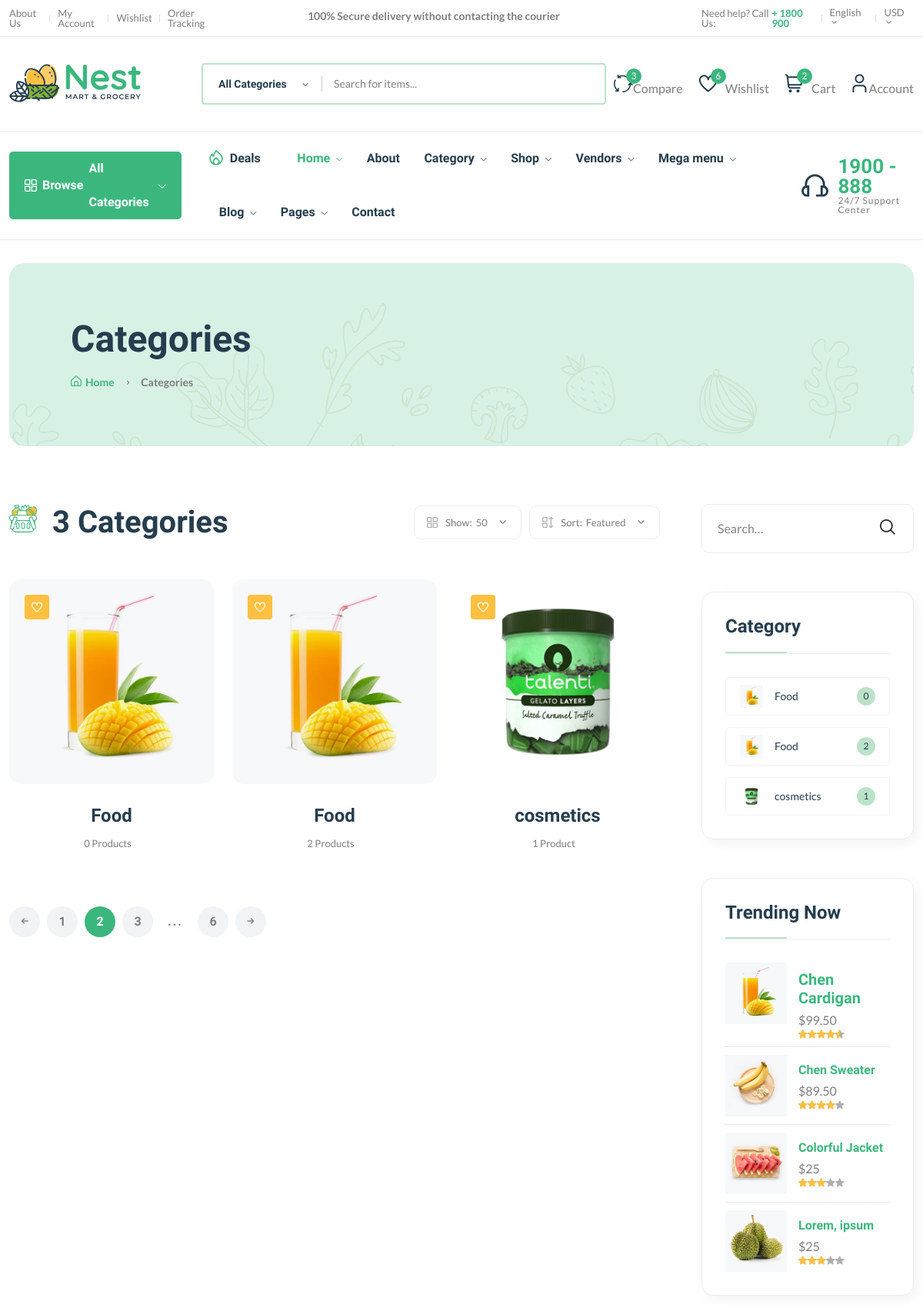
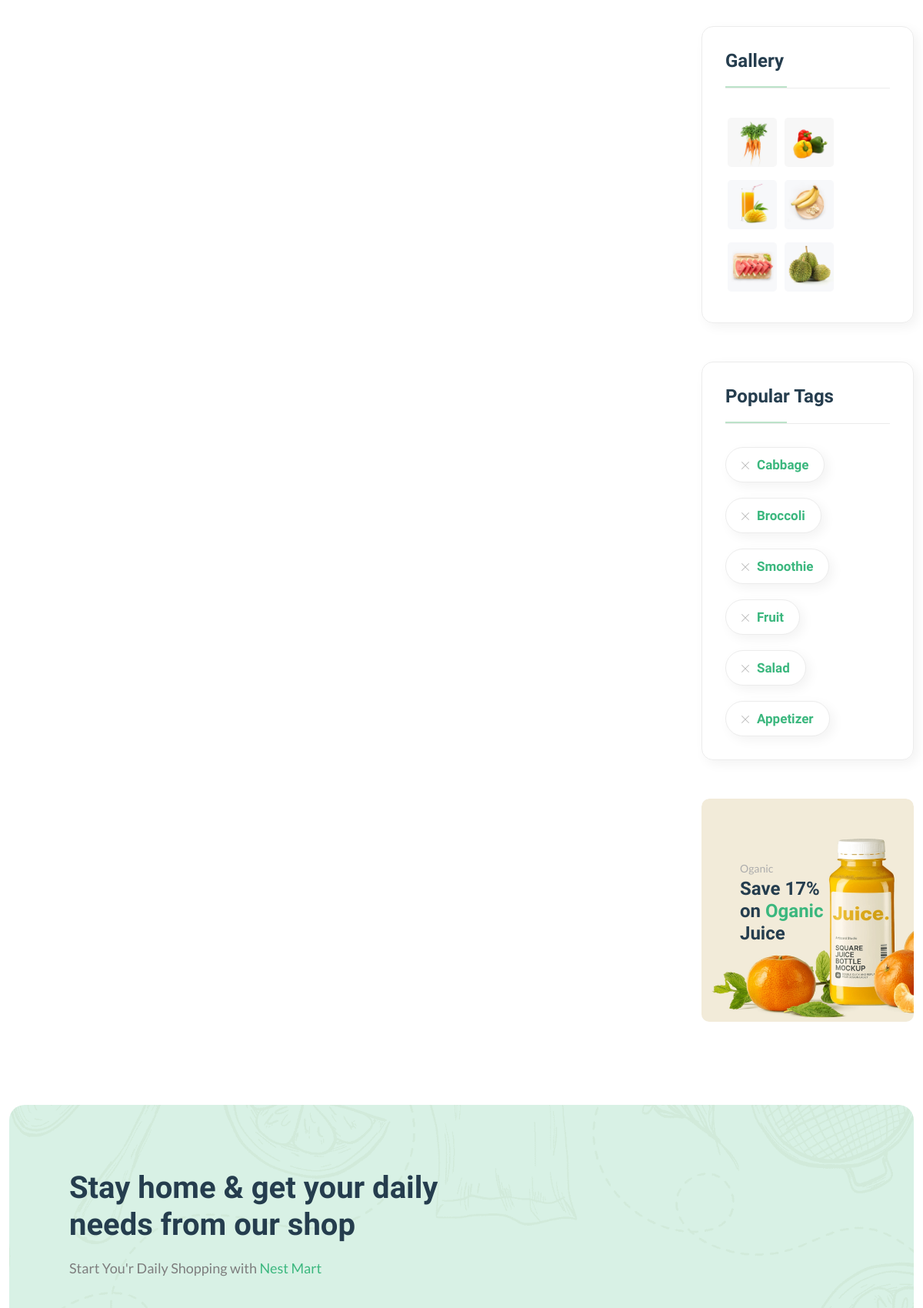
The page /category/ (upper part) on the database its author committed (2 pictures, top to bottom).
### core/models.py (models this page shows, shortened)
class Category(models.Model):
    cid = ShortUUIDField(unique=True,length=10,max_length=20,prefix="cat",alphabet="abcdefgh12345")
    title = models.CharField(max_length=100, default="Food")
    image= models.ImageField(upload_to="category", default="category.jpg")
    class Meta:
        verbose_name_plural = "Categories"

### core/views.py (the view)
# urls.py: path('category/', views.category_list_view, name='category-list'),
def category_list_view(request):
    categories = Category.objects.all()
    context = {
        "categories":categories
    }
    template = loader.get_template("category-list.html")
    return HttpResponse(template.render(context,request))

### core/context_processor.py (called while the page is built)
def default(request):
    categories = Category.objects.all()
    return{
        "categories":categories,
    }

### core/templates/category-list.html (shortened to what this page needs)
{% extends 'partials/base.html' %}
{% load static %}
{% block content  %}
<main class="main">
    <div class="page-header mt-30 mb-75">
        <div class="container">
            <div class="archive-header">
                <div class="row align-items-center">
                    <div class="col-xl-3">
                        <h1 class="mb-15">Categories</h1>
                        <div class="breadcrumb">
                            <a href="index.html" rel="nofollow"><i class="fi-rs-home mr-5"></i>Home</a>
                            <span></span> Categories
                        </div>
                    </div>
                </div>
            </div>
        </div>
    </div>
    <div class="page-content mb-50">
        <div class="container">
            <div class="row">
                <div class="col-lg-9">
                    <div class="shop-product-fillter mb-50 pr-30">
                        <div class="totall-product">
                            <h2>
                                <img class="w-36px mr-10" src="{% static 'assets/imgs/theme/icons/category-1.svg' %}" alt="" />
                                {{categories.count}} Categories
                            </h2>
                        </div>
                        <div class="sort-by-product-area">
                            <div class="sort-by-cover mr-10">
                                <div class="sort-by-product-wrap">
                                    <div class="sort-by">
                                        <span><i class="fi-rs-apps"></i>Show:</span>
                                    </div>
                                    <div class="sort-by-dropdown-wrap">
                                        <span> 50 <i class="fi-rs-angle-small-down"></i></span>
                                    </div>
                                </div>
                            </div>
                            <div class="sort-by-cover">
                                <div class="sort-by-product-wrap">
                                    <div class="sort-by">
                                        <span><i class="fi-rs-apps-sort"></i>Sort:</span>
                                    </div>
                                    <div class="sort-by-dropdown-wrap">
                                        <span>Featured <i class="fi-rs-angle-small-down"></i></span>
                                    </div>
                                </div>
                            </div>
                        </div>
                    </div>
                    <div class="loop-grid pr-30">
                        <div class="row">
                            {% for category in categories %}
                            <article class="col-xl-4 col-lg-6 col-md-6 text-center hover-up mb-30 animated">
                                <div class="post-thumb">
                                    <a href="http://127.0.0.1:8000/category/{{category.cid}}">
                                        <img class="border-radius-15" src="{{category.image.url}}" alt="" />
                                    </a>
                                    <div class="entry-meta">
                                        <a class="entry-meta meta-2" href="blog-category-grid.html"><i class="fi-rs-heart"></i></a>
                                    </div>
                                </div>
                                <div class="entry-content-2">
                                    <h4 class="post-title mb-15">
                                        <a href="http://127.0.0.1:8000/category/{{category.cid}}">{{category.title}}</a>
                                    </h4>
                                    <div class="entry-meta font-xs color-grey mt-10 pb-10">
                                        <div>
                                            <span class="hit-count mr-10">{{category.category.count}} Product{{category.category.count|pluralize}}</span>
                                        </div>
                                    </div>
                                </div>
                            </article>
                            {% endfor %}
                        </div>
                    </div>
                    <div class="pagination-area mt-15 mb-sm-5 mb-lg-0">
                        <nav aria-label="Page navigation example">
                            <ul class="pagination justify-content-start">
                                <li class="page-item">
                                    <a class="page-link" href="#"><i class="fi-rs-arrow-small-left"></i></a>
                                </li>
                                <li class="page-item"><a class="page-link" href="#">1</a></li>
                                <li class="page-item active"><a class="page-link" href="#">2</a></li>
                                <li class="page-item"><a class="page-link" href="#">3</a></li>
                                <li class="page-item"><a class="page-link dot" href="#">...</a></li>
                                <li class="page-item"><a class="page-link" href="#">6</a></li>
                                <li class="page-item">
                                    <a class="page-link" href="#"><i class="fi-rs-arrow-small-right"></i></a>
                                </li>
                            </ul>
                        </nav>
                    </div>
                </div>
                <div class="col-lg-3 primary-sidebar sticky-sidebar">
                    <div class="widget-area">
                        <div class="sidebar-widget-2 widget_search mb-50">
                            <div class="search-form">
                                <form action="#">
                                    <input type="text" placeholder="Search…" />
                                    <button type="submit"><i class="fi-rs-search"></i></button>
                                </form>
                            </div>
                        </div>
                        <div class="sidebar-widget widget-category-2 mb-50">
                            <h5 class="section-title style-1 mb-30">Category</h5>
                            <ul>
                                {% for category in categories  %}
                                <li>
                                    <a href="shop-grid-right.html"> <img src="{{category.image.url}}" alt="" />{{category.title}}</a><span class="count">{{category.category.count}}</span>
                                </li>
                                {% endfor %}
                            </ul>
                        </div>
                        <div class="sidebar-widget product-sidebar mb-50 p-30 bg-grey border-radius-10">
                            <h5 class="section-title style-1 mb-30">Trending Now</h5>
                            <div class="single-post clearfix">
                                <div class="image">
                                    <img src="{% static 'assets/imgs/shop/thumbnail-3.jpg' %}" alt="#" />
                                </div>
                                <div class="content pt-10">
                                    <h5><a href="shop-product-detail.html">Chen Cardigan</a></h5>
                                    <p class="price mb-0 mt-5">$99.50</p>
                                    <div class="product-rate">
                                        <div class="product-rating" style="width: 90%"></div>
                                    </div>
                                </div>
                            </div>
                            <div class="single-post clearfix">
                                <div class="image">
                                    <img src="{% static 'assets/imgs/shop/thumbnail-4.jpg' %}" alt="#" />
                                </div>
                                <div class="content pt-10">
                                    <h6><a href="shop-product-detail.html">Chen Sweater</a></h6>
                                    <p class="price mb-0 mt-5">$89.50</p>
                                    <div class="product-rate">
                                        <div class="product-rating" style="width: 80%"></div>
                                    </div>
                                </div>
                            </div>
                            <div class="single-post clearfix">
                                <div class="image">
                                    <img src="{% static 'assets/imgs/shop/thumbnail-5.jpg' %}" alt="#" />
                                </div>
                                <div class="content pt-10">
                                    <h6><a href="shop-product-detail.html">Colorful Jacket</a></h6>
                                    <p class="price mb-0 mt-5">$25</p>
                                    <div class="product-rate">
                                        <div class="product-rating" style="width: 60%"></div>
                                    </div>
                                </div>
                            </div>
                            <div class="single-post clearfix">
                                <div class="image">
                                    <img src="{% static 'assets/imgs/shop/thumbnail-6.jpg' %}" alt="#" />
                                </div>
                                <div class="content pt-10">
                                    <h6><a href="shop-product-detail.html">Lorem, ipsum</a></h6>
                                    <p class="price mb-0 mt-5">$25</p>
                                    <div class="product-rate">
                                        <div class="product-rating" style="width: 60%"></div>
                                    </div>
                                </div>
                            </div>
                        </div>
                        <div class="sidebar-widget widget_instagram mb-50">
                            <h5 class="section-title style-1 mb-30">Gallery</h5>
                            <div class="instagram-gellay">
                                <ul class="insta-feed">
                                    <li>
                                        <a href="#"><img class="border-radius-5" src="{% static 'assets/imgs/shop/thumbnail-1.jpg' %}" alt="" /></a>
                                    </li>
                                    <li>
                                        <a href="#"><img class="border-radius-5" src="{% static 'assets/imgs/shop/thumbnail-2.jpg' %}" alt="" /></a>
                                    </li>
                                    <li>
                                        <a href="#"><img class="border-radius-5" src="{% static 'assets/imgs/shop/thumbnail-3.jpg' %}" alt="" /></a>
                                    </li>
                                    <li>
                                        <a href="#"><img class="border-radius-5" src="{% static 'assets/imgs/shop/thumbnail-4.jpg' %}" alt="" /></a>
                                    </li>
                                    <li>
                                        <a href="#"><img class="border-radius-5" src="{% static 'assets/imgs/shop/thumbnail-5.jpg' %}" alt="" /></a>
                                    </li>
                                    <li>
                                        <a href="#"><img class="border-radius-5" src="{% static 'assets/imgs/shop/thumbnail-6.jpg' %}" alt="" /></a>
                                    </li>
                                </ul>
                            </div>
                        </div>
                        <div class="sidebar-widget widget-tags mb-50 pb-10">
                            <h5 class="section-title style-1 mb-30">Popular Tags</h5>
                            <ul class="tags-list">
                                <li class="hover-up">
                                    <a href="blog-category-grid.html"><i class="fi-rs-cross mr-10"></i>Cabbage</a>
                                </li>
                                <li class="hover-up">
                                    <a href="blog-category-grid.html"><i class="fi-rs-cross mr-10"></i>Broccoli</a>
                                </li>
                                <li class="hover-up">
                                    <a href="blog-category-grid.html"><i class="fi-rs-cross mr-10"></i>Smoothie</a>
                                </li>
                                <li class="hover-up">
                                    <a href="blog-category-grid.html"><i class="fi-rs-cross mr-10"></i>Fruit</a>
                                </li>
                                <li class="hover-up mr-0">
                                    <a href="blog-category-grid.html"><i class="fi-rs-cross mr-10"></i>Salad</a>
                                </li>
                                <li class="hover-up mr-0">
                                    <a href="blog-category-grid.html"><i class="fi-rs-cross mr-10"></i>Appetizer</a>
                                </li>
                            </ul>
                        </div>
                        <div class="banner-img wow fadeIn mb-50 animated d-lg-block d-none">
                            <img src="{% static 'assets/imgs/banner/banner-11.png' %}" alt="" />
                            <div class="banner-text">
                                <span>Oganic</span>
                                <h4>
                                    Save 17% <br />
                                    on <span class="text-brand">Oganic</span><br />
                                    Juice
                                </h4>
                            </div>
                        </div>
                    </div>
                </div>
            </div>
        </div>
    </div>
</main>
{% endblock  %}

### rows shown on the page
Category: image (picture), title "Food", category.count "0"
Category: image (picture), title "Food", category.count "2"
Category: image (picture), title "cosmetics", category.count "1"

### other values the page prints
{{ categories.count }} "3"
